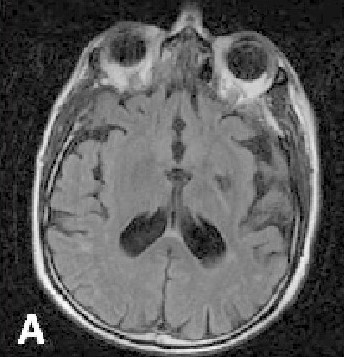
#> input picture Practica 1/RM/RM-A.jpg, 344 x 357 px, found by its file name
$ python Practica1.py
#> lines starting #> are read from the running program, lines starting #| are printed output that depends on the picture
#Autor: Tinoco Videgaray Sergio Ernesto
#Grupo: 4BV1 IIA
#Fecha 09/03/22

from PIL import Image                #Biblioteca PIL para trabajar con imagenes
import numpy as np                   #Biblioteca Numpy para trabajar con matrices
from matplotlib import pyplot as plt #Biblioteca MatPlot para trabajar con graficos
img=Image.open("Documents/ProgramasPython/Practicas/PDI/RM/RM-A.jpg")
#> img is the input picture: PIL image 344x357 RGB; mean R, G, B 90.9, 90.8, 90.9
img=img.convert("L")         #Convierte la imagen en escala de grises para eliminar las capas de color
#> img: PIL image 344x357 L
matriz=np.asarray(img)        #Crea la matriz de la imagen en escala de grises


matrizInv = [ [ 0 for i in range(matriz.shape[1]) ] for j in range(matriz.shape[0]) ]

i=0
while(i<357):
    j=0
    while(j<344):
        matrizInv[i][j]=255-matriz[i][j]     #Restar (L-r)
        j+=1
    i+=1
#> after the loop, i = 357; matrizInv = 357 items

plt.imshow(matriz,cmap="gray") #Carga los datos de la matriz normal en pyplot
plt.title("Imagen original")
plt.show()#Muestra la imagen original

plt.imshow(matrizInv,cmap="gray") #Carga los datos de la matriz invertida en pyplot
plt.title("Imagen invertida")
plt.show()#Muestra la imagen resultante
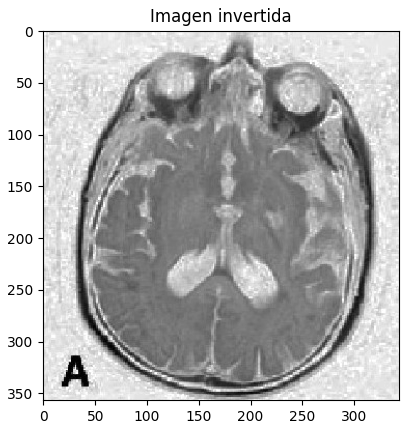
#> figure drawn by matplotlib, 1 panel
